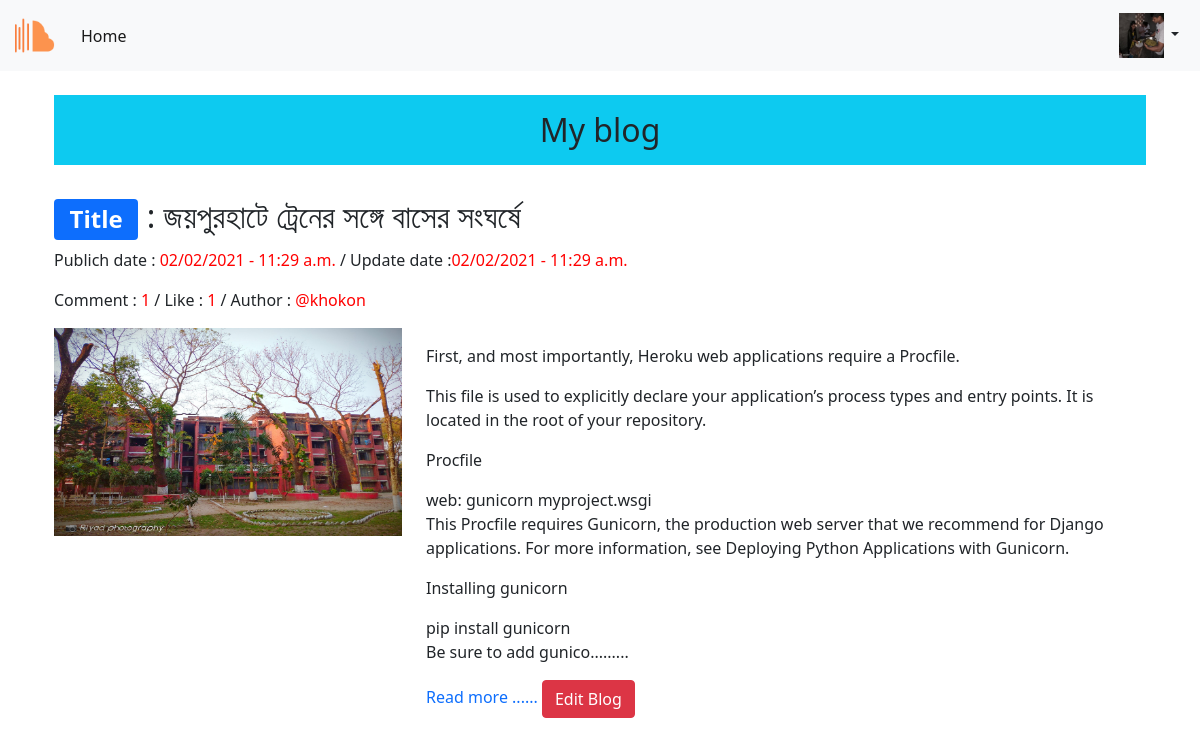
The app's page /post/MyBlogs (signed in) with its own data.
### App_login/models.py (models this page shows)
class UserProfile (models.Model):
    user = models.OneToOneField(User, related_name='user_profile', on_delete=models.CASCADE)
    profile_pic = models.ImageField(upload_to='profile_images')

### App_post/models.py (models this page shows, shortened)
class Blog(models.Model):
    author = models.ForeignKey(User,on_delete=models.CASCADE,related_name='blog_author')
    blog_title = models.CharField(verbose_name='Blog Title', max_length=264)
    blog = models.TextField(verbose_name='Put your mind',)
    blog_img = models.ImageField(upload_to='post_images',verbose_name='Blog Image')
    slug = models.SlugField(max_length=100,unique=True)
    publich_date = models.DateTimeField(auto_now_add=True)
    update_date = models.DateTimeField(auto_now=True)
    class Meta:
        ordering =['-publich_date',]

### App_post/views.py (the view)
# urls.py: path('MyBlogs', views.MyBlogs.as_view(), name='MyBlogs'),
class MyBlogs(LoginRequiredMixin,TemplateView):
    template_name = 'App_post/myblog.html'

### App_post/templatetags/custom_filters.py (called while the page is built)
def range_filter(value):
    return value[0:500]+'.........'

### App_post/templates/App_post/myblog.html
{% extends "base.html" %}{% load custom_filters %}{% block body_block %}
<div class="container p-4">
    <h2 class=" bg-info p-3 "  style="text-align: center;">My blog </h2>
    {% for blog in user.blog_author.all  %}
    <br>
    <h2><span class="badge bg-primary">Title</span> : {{blog.blog_title}}</h2>
    <p>
        Publich date : <span class="time_date">{{blog.publich_date|date:"SHORT_DATE_FORMAT"}} -
            {{blog.publich_date|date:"h:i a"}}</span>
        / Update date
        :<span class="time_date">{{blog.update_date|date:"SHORT_DATE_FORMAT"}} -
            {{blog.update_date|date:"h:i a"}}</span>
    </p>
    <p>
        {% if blog.blog_comment.count == 0 %}
        Comment : <span class="time_date">{{blog.blog_comment.count}}</span>
        {% elif blog.blog_comment.count == 1 %}
        Comment : <span class="time_date">{{blog.blog_comment.count}}</span>
        {% else %}
        Comments : <span class="time_date">{{blog.blog_comment.count}}</span>
        {% endif %}
        / {% if blog.blog_like.count == 0 %}
        Like : <span class="time_date">{{blog.blog_like.count}}</span>
        {% elif blog.blog_like.count == 1 %}
        Like : <span class="time_date">{{blog.blog_like.count}}</span>
        {% else %}
        Likes : <span class="time_date">{{blog.blog_like.count}}</span>
        {% endif %}
        / Author : <span class="time_date"> @{{blog.author}}</span>
    </p>
    <div class="row">
        <div class="col-md-4">
            <img style="width: 100%; height: 13rem;" src="/media/{{blog.blog_img}}" alt="">
        </div>
        <div class="col-md-8">
            <p style="line-height: 1.8rem;">
                {{blog.blog|range_filter|linebreaks}}
                <a href="{% url 'App_post:blog_detiels' slug=blog.slug %}" style="text-decoration: none;">Read more ......</a>
                <a class="btn btn-danger" href="{% url 'App_post:EditBlog' pk=blog.pk %}" style="text-decoration: none;">Edit Blog</a>
            </p>
        </div>
    </div>
    {% endfor %}
</div>
{% endblock body_block %}

### templates/base.html (shortened to what this page needs)
<!DOCTYPE html>
{% load static %}
<html lang="en">
<head>
    <link rel="stylesheet" href="{% static 'css/bootstrap.min.css' %}">
    <link rel="stylesheet" href="{% static 'css/style.css' %}">
    <link rel="stylesheet" href="{% static 'css/all.min.css' %}">
</head>
<body>
    <nav class="navbar navbar-expand-lg navbar-light bg-light">
        <div class="container-fluid">
            <div class="collapse navbar-collapse" id="navbarTogglerDemo01">
                <a class="navbar-brand" href="{% url 'home' %}"><img src="{% static 'img/logo.png' %}" alt=""></a>
                <ul class="navbar-nav me-auto mb-2 mb-lg-0">
                    <li class="nav-item">
                        <a class="nav-link active" aria-current="page" href="{% url 'home' %}">Home</a>
                    </li>
                </ul>
                <form class="d-flex">
                    <div class="dropdown">
                        <button class="btn btn-sm dropdown-toggle" type="button" id="dropdownMenuButton"
                            data-bs-toggle="dropdown" aria-expanded="false">
                            {% if user.user_profile %}
                            <img src="/media/{{user.user_profile.profile_pic}}" alt="">
                            {% else %}
                            <img src="/media/profile_images/default.png">
                            {% endif %}
                        </button>
                    </div>
                </form>
            </div>
        </div>
    </nav>
    {% block body_block %}
    {% endblock body_block %}
</body>
</html>

### static/css/style.css (style rules this page uses)
nav img { width: 45px; height: 45px; }
.time_date { color:red; cursor:pointer; }

### records on screen
Blog: blog_title "জয়পুরহাটে ট্রেনের সঙ্গে বাসের সংঘর্ষে", publich_date "02/02/2021", publich_date "11:29 a.m.", update_date "02/02/2021", update_date "11:29 a.m.", blog_comment.count "1", blog_like.count "1", author "khokon", blog_img (picture), blog|range_filter "First, and most importantly, Heroku web applications require a Procfile. This file is used to explicitly declare your application’s process types and entry points. It is located in the root of your repository. Procfile web: gunicorn myproject.wsgi This Procfile requires Gunicorn, the production web server that we recommend for Django applications. For more information, see Deploying Python Applications with Gunicorn. Installing gunicorn pip install gunicorn Be sure to add gunico........."
